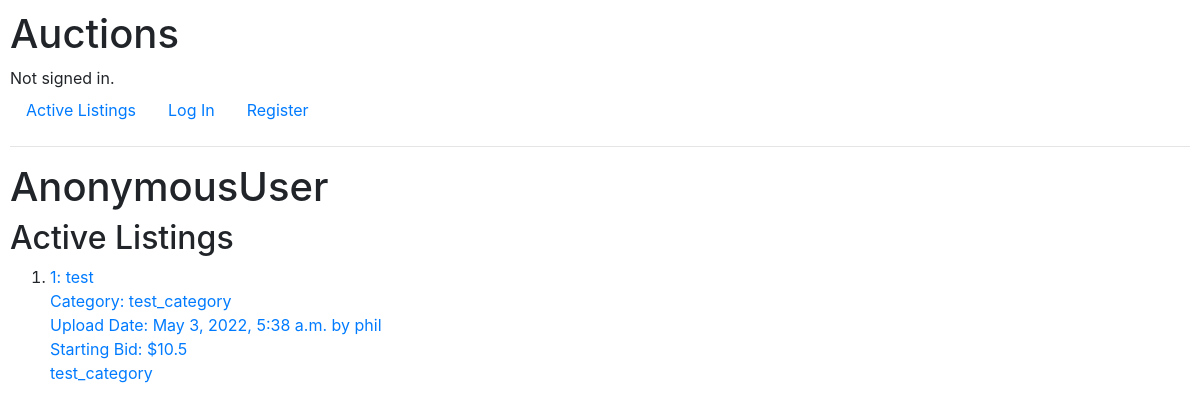
The app's page /, older data.
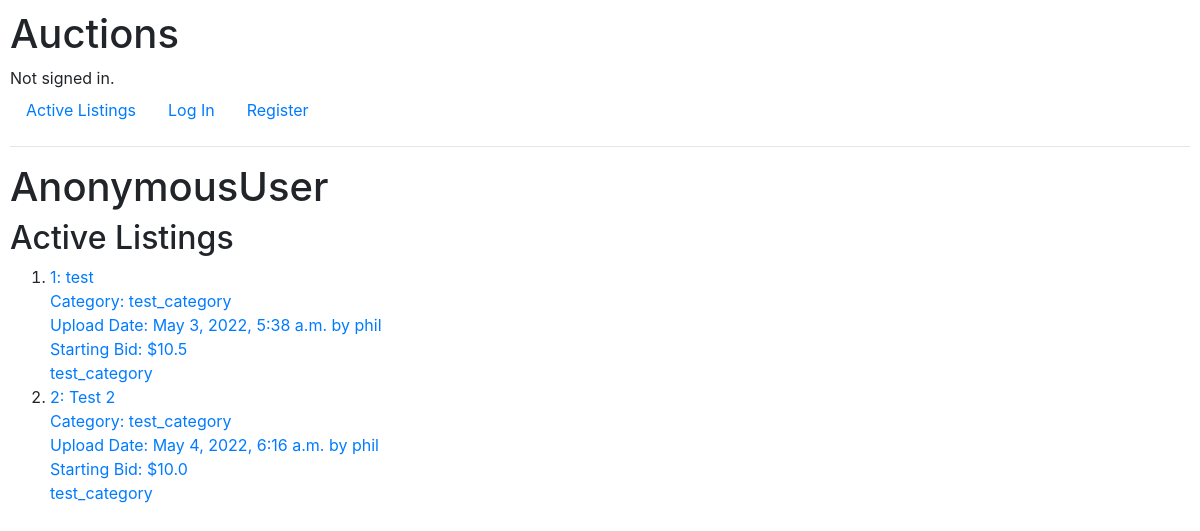
The same page, newer data.
### auctions/models.py (models this page shows, shortened)
class Listings(models.Model):
    title = models.CharField(max_length=256)
    description = models.TextField(max_length=512)
    starting_bid = models.FloatField()
    current_bid = models.FloatField(blank=True, null=True)
    active = models.BooleanField(default=True)
    created_date = models.DateTimeField(default=timezone.now)
    creator = models.ForeignKey(User, on_delete=models.PROTECT, related_name="all_creators")
    category = models.ForeignKey(Categories, on_delete=models.CASCADE, related_name="similar_listings")
    watchers = models.ManyToManyField(User, blank=True, related_name="watch_list")
    buyer = models.ForeignKey(User, blank=True, null=True, on_delete=models.PROTECT)

class Categories(models.Model):
    category = models.CharField(max_length=64)
    def __str__(self):
        return f"{self.category}"

class User(AbstractUser):
    def __str__(self):
        return f"{self.username}"

### auctions/views.py (the view)
# urls.py: path("", views.index, name="index"),
def index(request):
    return render(request, "auctions/index.html", {"listings": Listings.objects.all()})

### auctions/templates/auctions/index.html (shortened to what this page needs)
{% extends "auctions/layout.html" %}
{% block body %}
<h1>{{user}}</h1>
    <h2>Active Listings</h2>
    <ol>
        {% for l in listings %}
        <li>
            <a href="{% url 'item' l.id %}">
            {{l.id}}: {{l.title}}
            <br>
            {% if l.category %}
            Category: {{l.category}}
            {% endif %}
            <br>
            Upload Date: {{l.created_date}} by {{l.creator}}
            <br>
            Starting Bid: ${{l.starting_bid}}
            <br>
            {{l.category}}
            </a>
        </li>
        {% endfor %}
    </ol>
{% endblock %}

Row changes from the older to the newer data that the page shows:
added Listings: id "2", title "Test 2", category "test_category", created_date "May 4, 2022, 6:16 a.m.", creator "phil", starting_bid "10.0"
